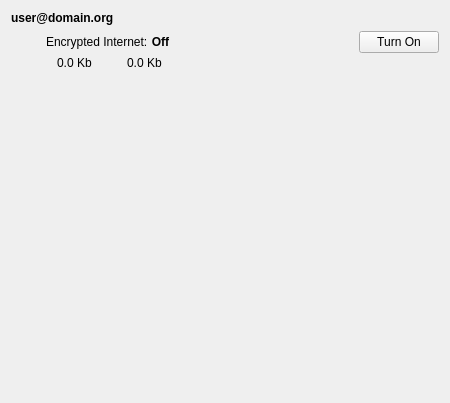
<?xml version="1.0" encoding="UTF-8"?>
<ui version="4.0">
 <class>StatusPanel</class>
 <widget class="QWidget" name="StatusPanel">
  <property name="geometry">
   <rect>
    <x>0</x>
    <y>0</y>
    <width>450</width>
    <height>403</height>
   </rect>
  </property>
  <property name="minimumSize">
   <size>
    <width>450</width>
    <height>0</height>
   </size>
  </property>
  <property name="windowTitle">
   <string>Form</string>
  </property>
  <layout class="QVBoxLayout" name="verticalLayout">
   <item>
    <widget class="QLabel" name="lblProvider">
     <property name="styleSheet">
      <string notr="true">font: bold;</string>
     </property>
     <property name="text">
      <string>user@domain.org</string>
     </property>
     <property name="wordWrap">
      <bool>true</bool>
     </property>
    </widget>
   </item>
   <item>
    <widget class="QWidget" name="status_rows" native="true">
     <property name="styleSheet">
      <string notr="true"/>
     </property>
     <layout class="QVBoxLayout" name="verticalLayout_3">
      <property name="spacing">
       <number>12</number>
      </property>
      <property name="leftMargin">
       <number>16</number>
      </property>
      <property name="topMargin">
       <number>0</number>
      </property>
      <property name="rightMargin">
       <number>0</number>
      </property>
      <property name="bottomMargin">
       <number>0</number>
      </property>
      <item>
       <layout class="QHBoxLayout" name="eip_status_row">
        <property name="leftMargin">
         <number>0</number>
        </property>
        <property name="topMargin">
         <number>0</number>
        </property>
        <item>
         <widget class="QLabel" name="lblVPNStatusIcon">
          <property name="maximumSize">
           <size>
            <width>64</width>
            <height>64</height>
           </size>
          </property>
          <property name="text">
           <string/>
          </property>
          <property name="pixmap">
           <pixmap resource="../../../../data/resources/icons.qrc">:/images/light/64/network-eip-down.png</pixmap>
          </property>
          <property name="alignment">
           <set>Qt::AlignCenter</set>
          </property>
         </widget>
        </item>
        <item>
         <layout class="QVBoxLayout" name="eip_split_row">
          <property name="spacing">
           <number>0</number>
          </property>
          <item>
           <layout class="QHBoxLayout" name="eip_controls">
            <item>
             <widget class="QLabel" name="label">
              <property name="text">
               <string>Encrypted Internet: </string>
              </property>
             </widget>
            </item>
            <item>
             <widget class="QLabel" name="lblEIPStatus">
              <property name="styleSheet">
               <string notr="true">font: bold;</string>
              </property>
              <property name="text">
               <string>Off</string>
              </property>
              <property name="textFormat">
               <enum>Qt::AutoText</enum>
              </property>
              <property name="alignment">
               <set>Qt::AlignCenter</set>
              </property>
              <property name="wordWrap">
               <bool>false</bool>
              </property>
             </widget>
            </item>
            <item>
             <spacer name="horizontalSpacer">
              <property name="orientation">
               <enum>Qt::Horizontal</enum>
              </property>
              <property name="sizeHint" stdset="0">
               <size>
                <width>40</width>
                <height>20</height>
               </size>
              </property>
             </spacer>
            </item>
            <item>
             <widget class="QPushButton" name="btnEipStartStop">
              <property name="text">
               <string>Turn On</string>
              </property>
             </widget>
            </item>
           </layout>
          </item>
          <item>
           <layout class="QHBoxLayout" name="eip_bandwidth">
            <property name="spacing">
             <number>4</number>
            </property>
            <property name="sizeConstraint">
             <enum>QLayout::SetDefaultConstraint</enum>
            </property>
            <item>
             <widget class="QLabel" name="label_5">
              <property name="text">
               <string/>
              </property>
              <property name="pixmap">
               <pixmap resource="../../../../data/resources/icons.qrc">:/images/light/16/down-arrow.png</pixmap>
              </property>
             </widget>
            </item>
            <item>
             <widget class="QLabel" name="lblUpload">
              <property name="text">
               <string>0.0 Kb</string>
              </property>
             </widget>
            </item>
            <item>
             <spacer name="horizontalSpacer_3">
              <property name="orientation">
               <enum>Qt::Horizontal</enum>
              </property>
              <property name="sizeType">
               <enum>QSizePolicy::Fixed</enum>
              </property>
              <property name="sizeHint" stdset="0">
               <size>
                <width>20</width>
                <height>20</height>
               </size>
              </property>
             </spacer>
            </item>
            <item>
             <widget class="QLabel" name="label_7">
              <property name="text">
               <string/>
              </property>
              <property name="pixmap">
               <pixmap resource="../../../../data/resources/icons.qrc">:/images/light/16/up-arrow.png</pixmap>
              </property>
             </widget>
            </item>
            <item>
             <widget class="QLabel" name="lblDownload">
              <property name="text">
               <string>0.0 Kb</string>
              </property>
             </widget>
            </item>
            <item>
             <spacer name="horizontalSpacer_2">
              <property name="orientation">
               <enum>Qt::Horizontal</enum>
              </property>
              <property name="sizeHint" stdset="0">
               <size>
                <width>40</width>
                <height>20</height>
               </size>
              </property>
             </spacer>
            </item>
           </layout>
          </item>
          <item>
           <spacer name="verticalSpacer_2">
            <property name="orientation">
             <enum>Qt::Vertical</enum>
            </property>
            <property name="sizeType">
             <enum>QSizePolicy::Preferred</enum>
            </property>
            <property name="sizeHint" stdset="0">
             <size>
              <width>0</width>
              <height>11</height>
             </size>
            </property>
           </spacer>
          </item>
         </layout>
        </item>
       </layout>
      </item>
     </layout>
    </widget>
   </item>
   <item>
    <spacer name="verticalSpacer">
     <property name="orientation">
      <enum>Qt::Vertical</enum>
     </property>
     <property name="sizeHint" stdset="0">
      <size>
       <width>20</width>
       <height>40</height>
      </size>
     </property>
    </spacer>
   </item>
  </layout>
 </widget>
 <resources>
  <include location="../../../../data/resources/icons.qrc"/>
 </resources>
 <connections/>
</ui>
